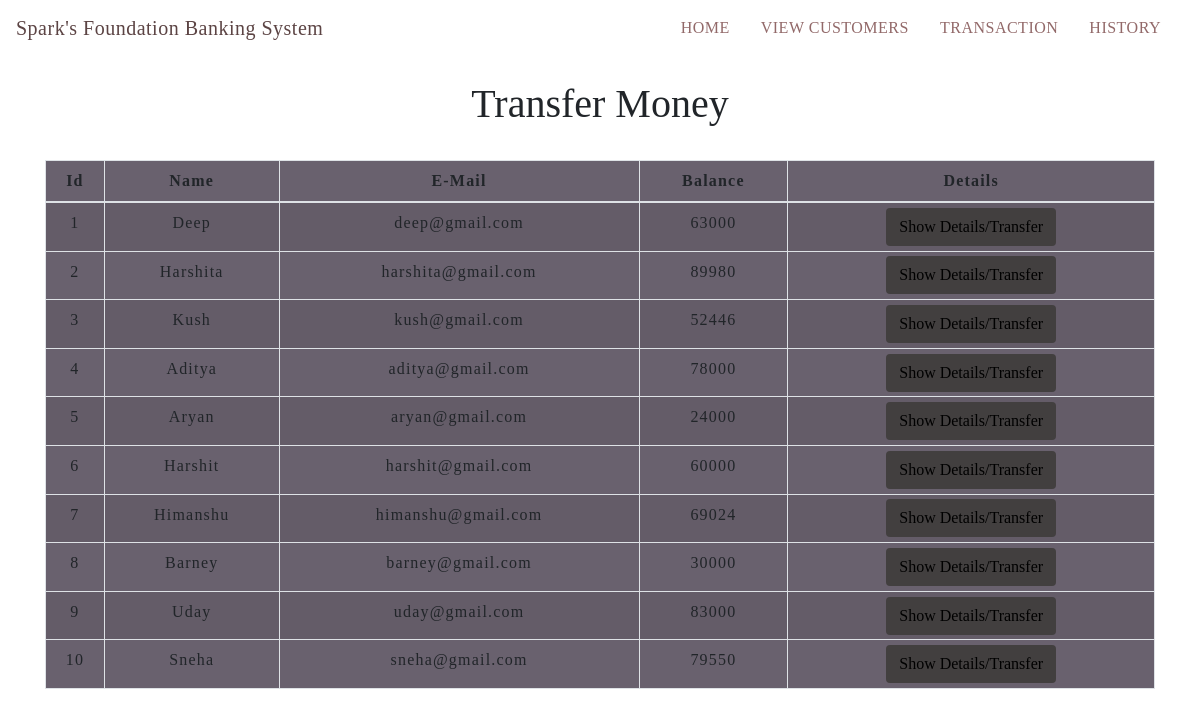
The app's page /transfermoney.php with its own data.
### tables this page shows
CREATE TABLE `users_details` (
  `id` int(5) NOT NULL,
  `name` varchar(100) NOT NULL,
  `email` varchar(150) NOT NULL,
  `balance` int(10) NOT NULL
);

### transfermoney.php (the view, shortened to what this page needs)
<!DOCTYPE html>
<html lang="en">
<head>
    <link rel="stylesheet" href="https://maxcdn.bootstrapcdn.com/bootstrap/4.0.0/css/bootstrap.min.css">
    <link rel="stylesheet" type="text/css" href="css/table.css">
    <link rel="stylesheet" type="text/css" href="css/navbar.css">
</head>
<body>
<?php
    include 'config.php';
    $sql = "SELECT * FROM users_details";
    $result = mysqli_query($conn,$sql);
?>
<?php
  include 'navbar.php';
?>
<div class="container">
        <h2 class="text-center pt-4">Transfer Money</h2>
        <br>
            <div class="row">
                <div class="col">
                    <div class="table-responsive-sm">
                    <table class="table table-hover table-sm table-striped table-condensed table-bordered">
                        <thead>
                            <tr>
                            <th scope="col" class="text-center py-2">Id</th>
                            <th scope="col" class="text-center py-2">Name</th>
                            <th scope="col" class="text-center py-2">E-Mail</th>
                            <th scope="col" class="text-center py-2">Balance</th>
                            <th scope="col" class="text-center py-2">Details</th>
                            </tr>
                        </thead>
                        <tbody>
                <?php
                    while($rows=mysqli_fetch_assoc($result)){
                ?>
                    <tr>
                        <td class="py-2"><?php echo $rows['id'] ?></td>
                        <td class="py-2"><?php echo $rows['name']?></td>
                        <td class="py-2"><?php echo $rows['email']?></td>
                        <td class="py-2"><?php echo $rows['balance']?></td>
                        <td><a href="selecteduserdetail.php?id= <?php echo $rows['id'] ;?>"> <button type="button" class="btn">Show Details/Transfer</button></a></td>
                    </tr>
                <?php
                    }
                ?>
                        </tbody>
                    </table>
                    </div>
                </div>
            </div>
         </div>
</body>
</html>

### css/table.css (style rules this page uses)
* { padding: 0; margin: 0; box-sizing: border-box; font-family: s; }
h2 { font-size: 40px; }
table { letter-spacing: 1.2px; }
.table-striped { background-color: rgb(105, 97, 110); }
td { text-align: center; }
button { border:none; background: #423f3f; transition: 1s; }

### transfermoney.php (style rules this page uses)
button { transition: 1.5s; }

### records on screen
users_details: id "1", name "Deep", email "deep@gmail.com", balance "63000"
users_details: id "2", name "Harshita", email "harshita@gmail.com", balance "89980"
users_details: id "3", name "Kush", email "kush@gmail.com", balance "52446"
users_details: id "4", name "Aditya", email "aditya@gmail.com", balance "78000"
users_details: id "5", name "Aryan", email "aryan@gmail.com", balance "24000"
users_details: id "6", name "Harshit", email "harshit@gmail.com", balance "60000"
users_details: id "7", name "Himanshu", email "himanshu@gmail.com", balance "69024"
users_details: id "8", name "Barney", email "barney@gmail.com", balance "30000"
users_details: id "9", name "Uday", email "uday@gmail.com", balance "83000"
users_details: id "10", name "Sneha", email "sneha@gmail.com", balance "79550"
